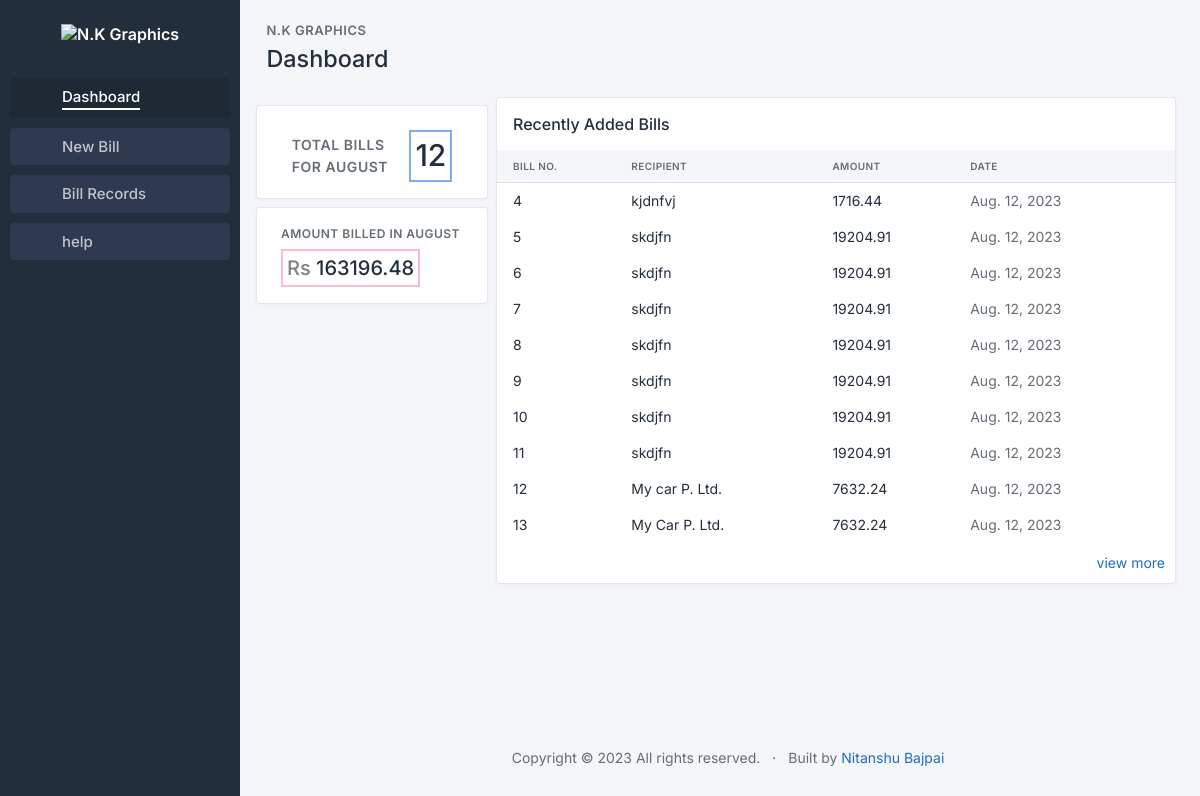
Before: / with the older database file.
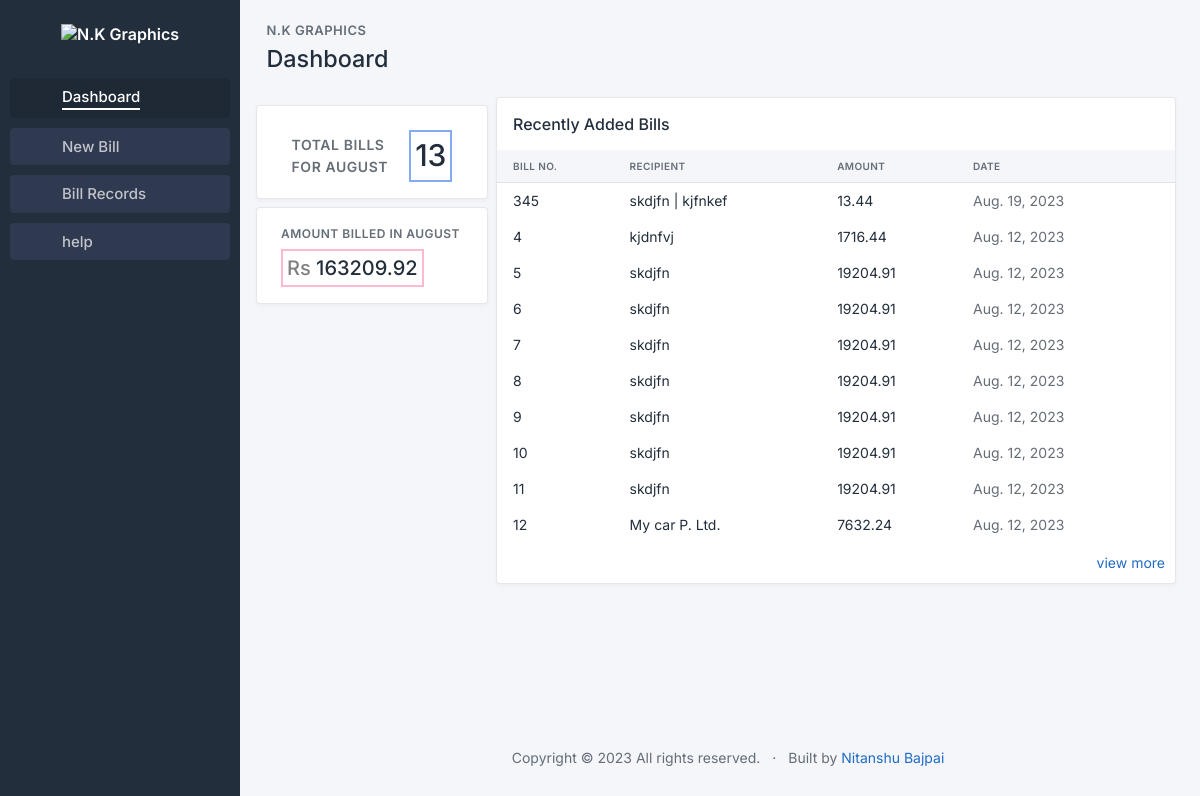
After: the same page with the newer database file.
### billmanage/models.py (models this page shows)
class bill(models.Model):
    billno = models.IntegerField(primary_key= True, null=False, blank=False)
    date = models.DateField(default=timezone.now, null=False, blank=False)
    recipient = models.TextField(null=False, blank=False, max_length=100)
    address = models.TextField(null=False, blank=False, max_length=200)
    GSTno = models.CharField(null=False, blank=False, max_length=15)
    cgst = models.DecimalField(null=False, blank=False, max_digits=10, decimal_places=2)
    sgst = models.DecimalField(null=False, blank=False, max_digits=10, decimal_places=2)
    total = models.DecimalField(null=False, blank=False, max_digits=12, decimal_places=2)
    grandtotal = models.DecimalField(null=False, blank=False, max_digits=12, decimal_places=2)

### billmanage/views.py (the view)
# urls.py: path('', billviews.dashboard, name='dashboard'),
def dashboard(request):
    amount = 0.0
    today = datetime.today()
    month = calendar.month_name[int(today.month)]
    billobj = bill.objects.filter(date__month=today.month)
    for bills in billobj:
        amount = amount+float(bills.grandtotal)
    amount = round(amount,2)
    count = len(billobj)
    billobj = bill.objects.all().order_by('-date')[:10]
    return render(request, 'billmanage/dashboard.html', {'bills':billobj, 'count': count, 'amount': amount, 'month':month})

### billmanage/templates/billmanage/dashboard.html (shortened to what the changed rows need)
{% load static %}
<!doctype html>
<html lang="en">
  <head>
    <link href="{% static 'css/tabler.min.css' %}" rel="stylesheet"/>
    <link href="{% static 'css/tabler-flags.min.css' %}" rel="stylesheet"/>
    <link href="{% static 'css/tabler-payments.min.css' %}" rel="stylesheet"/>
    <link href="{% static 'css/tabler-vendors.min.css' %}" rel="stylesheet"/>
    <link href="{% static 'css/demo.min.css' %}" rel="stylesheet"/>
    <link href="{% static 'typicons.font-2.1.2/src/font/typicons.css' %}" rel="stylesheet"/>
  </head>
  <body class="antialiased">
    <div class="page">
      <aside class="navbar navbar-vertical navbar-expand-lg navbar-dark">
        <div class="container-fluid">
          <h1 class="navbar-brand navbar-brand-autodark">
            <a href=".">
              <img src="{% static 'img/logodash.png' %}" width="auto" height="50" alt="N.K Graphics" class="mt-2">
            </a>
          </h1>
        </div>
      </aside>
      <div class="content">
        <div class="container-xl">
          <div class="page-header d-print-none">
            <div class="row align-items-center">
              <div class="col" style="zoom: 130%;">
                <h2 class="page-title">
                  Dashboard
                </h2>
              </div>
            </div>
          </div>
          <div class="row">
            <div class="col-3">
                <div class="row mt-2">
                    <div class="card h-100">
                        <div class="card-body">
                        <div class="d-flex align-items-center mt-2" style="justify-content: space-around;">
                            <div class="subheader" style="font-size: 14px;">Total Bills <br> for {{month}}</div>
                        <div class="h1 p-1" style="
                        font-size: 30px;
                        border: 2px solid #2b6ee894;
                        margin-bottom: 0;
                    ">{{ count }}</div>
                        </div>
                    </div>
                    </div>
                        <div class="card  mt-2">
                            <div class="card-body">
                            <div class="d-flex align-items-center ">
                                <div class="subheader" style="font-size: 12px;">Amount Billed in {{month}}</div>
                            </div>
                            <div class="h1 p-1" style="
                            width: max-content;
                            margin-top: 3%;
                            font-size: 20px;
                            border: 2px solid #ff005e47;
                            margin-bottom: 0;
                        "><i style="font-style: normal; color: gray;">Rs</i> {{amount}}</div>
                            </div>
                        </div>
                </div><br>
            </div>
            <div class="col-9">
                <div class="card">
                    <div class="card-table table-responsive" style="zoom: 100%;">
                        <table class="table table-vcenter">
                            <thead>
                            <tr>
                                <th>Bill no.</th>
                                <th>Recipient</th>
								<th>Amount</th>
                                <th>Date</th>
                            </tr>
                            </thead>
							{% for bill in bills %}
                            <tbody>
                                <tr>
                                    <td class="">
                                        <div class="text-truncate">
                                            {{ bill.billno }}
                                        </div>
                                        </td>
                                    <td class="">
                                    <div class="text-truncate"><a href="{% url 'invoice' billno=bill.billno %}" class="text-reset" tabindex="-1">
                                        {{bill.recipient}}</a>
                                    </div>
                                    </td>
									<td class="">
										<div class="">
											{{bill.grandtotal}}
										</div>
									</td>
                                    <td class="text-nowrap text-muted">{{ bill.date }}</td>
                                </tr>
                            </tbody>
							{% endfor %}
                        </table>
                    </div>
                </div>
            </div>
          </div>
        </div>
      </div>
    </div>
  </body>
</html>

Changed rows visible on the page:
no longer on this page (row unchanged): bill: billno "13", recipient "My Car P. Ltd.", grandtotal "7632.24", date "Aug. 12, 2023"
added bill: billno "345", recipient "skdjfn | kjfnkef", grandtotal "13.44", date "Aug. 19, 2023"
Other visible differences:
{{ count }}: "12" → "13"
{{ amount }}: "163196.48" → "163209.92"
